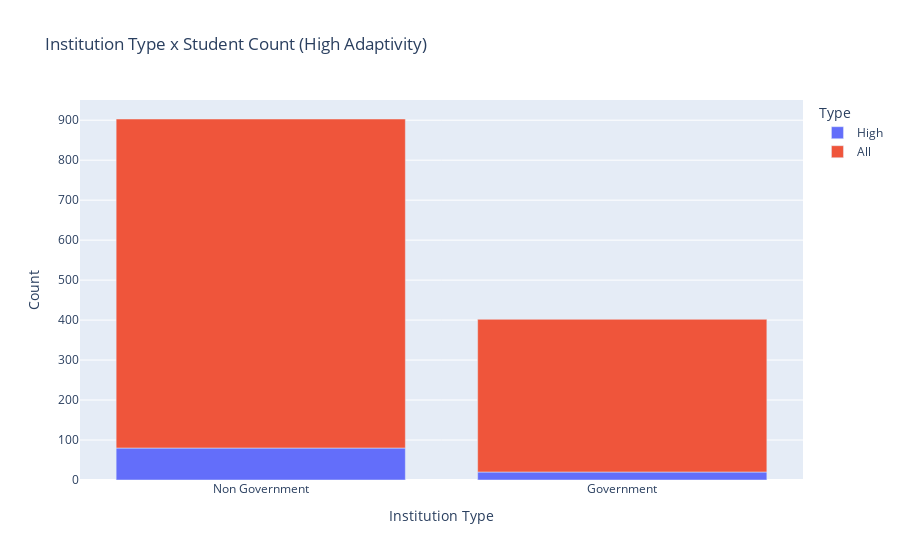

Notebook code for this chart:
### Code cell
df_institution_type_high_counted = df_students[df_students['Adaptivity Level']
                                               == 'High']['Institution Type'].value_counts()
df_institution_type_counted = df_students['Institution Type'].value_counts()

counts = pd.concat([df_institution_type_high_counted,
                   df_institution_type_counted])

df_institution_type = pd.DataFrame({"Type": ["High", "High", "All", "All"], "Institution Type": [
                                   'Non Government', 'Government', 'Non Government', 'Government'], "Count": counts})

fig = px.bar(df_institution_type, x='Institution Type',
             y='Count', color='Type', title='Institution Type x Student Count (High Adaptivity)',
             labels=['Institution Type', 'Student Count'])

fig.show()

### Figure 1 — Plotly figure (JSON) as saved in the notebook; plotly's stock layout.template omitted (floating-point values rounded to 4 significant figures)
{"data": [{"alignmentgroup": "True", "hovertemplate": "Type=High<br>Institution Type=%{x}<br>Count=%{y}<extra></extra>", "legendgroup": "High", "marker": {"color": "#636efa", "pattern": {"shape": ""}}, "name": "High", "offsetgroup": "High", "orientation": "v", "showlegend": true, "textposition": "auto", "type": "bar", "x": ["Non Government", "Government"], "xaxis": "x", "y": [80, 20], "yaxis": "y"}, {"alignmentgroup": "True", "hovertemplate": "Type=All<br>Institution Type=%{x}<br>Count=%{y}<extra></extra>", "legendgroup": "All", "marker": {"color": "#EF553B", "pattern": {"shape": ""}}, "name": "All", "offsetgroup": "All", "orientation": "v", "showlegend": true, "textposition": "auto", "type": "bar", "x": ["Non Government", "Government"], "xaxis": "x", "y": [823, 382], "yaxis": "y"}], "layout": {"barmode": "relative", "legend": {"title": {"text": "Type"}, "tracegroupgap": 0}, "title": {"text": "Institution Type x Student Count (High Adaptivity)"}, "xaxis": {"anchor": "y", "domain": [0, 1], "title": {"text": "Institution Type"}}, "yaxis": {"anchor": "x", "domain": [0, 1], "title": {"text": "Count"}}}}
